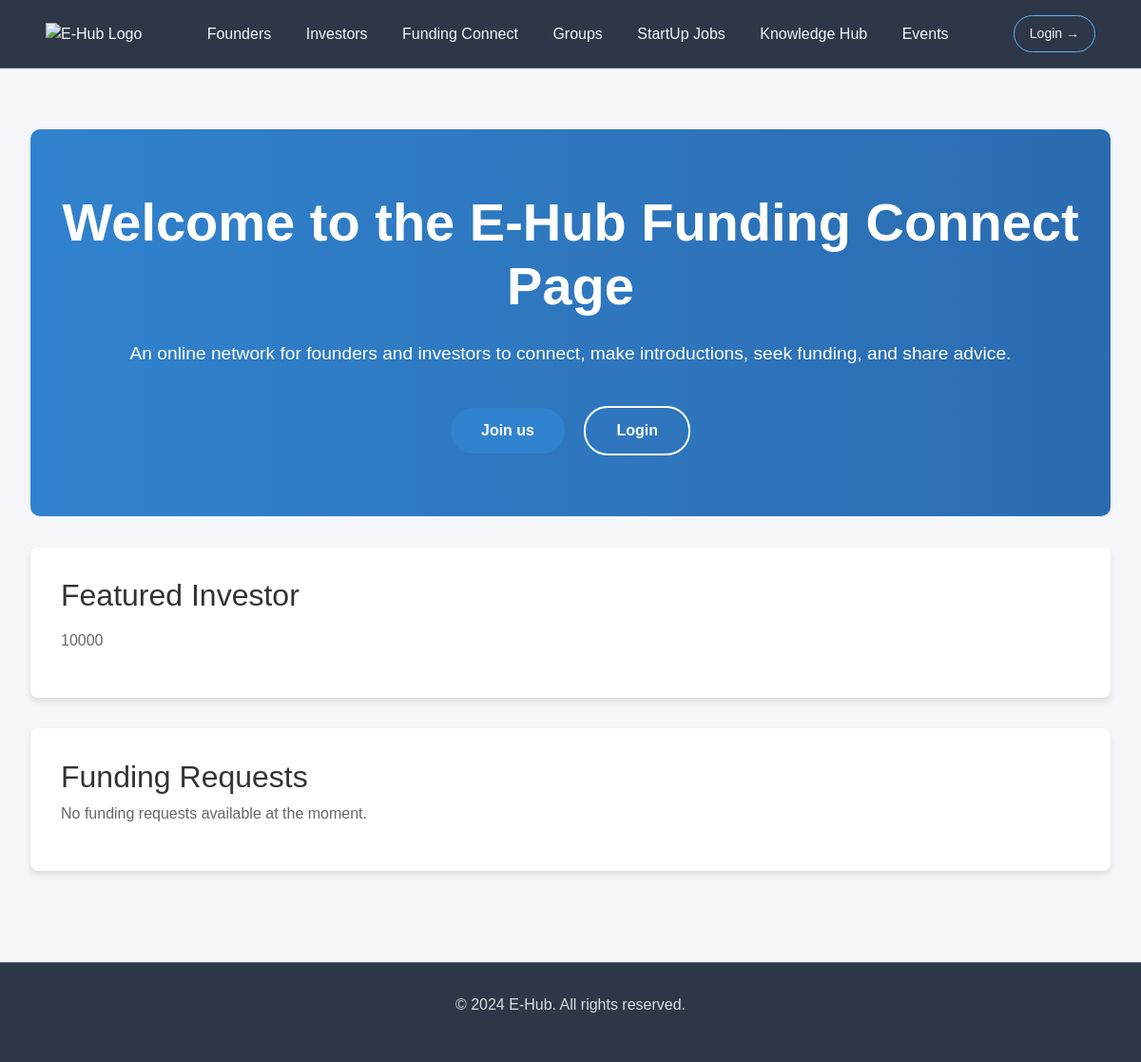
Before: /funding_connect/ with the older database file.
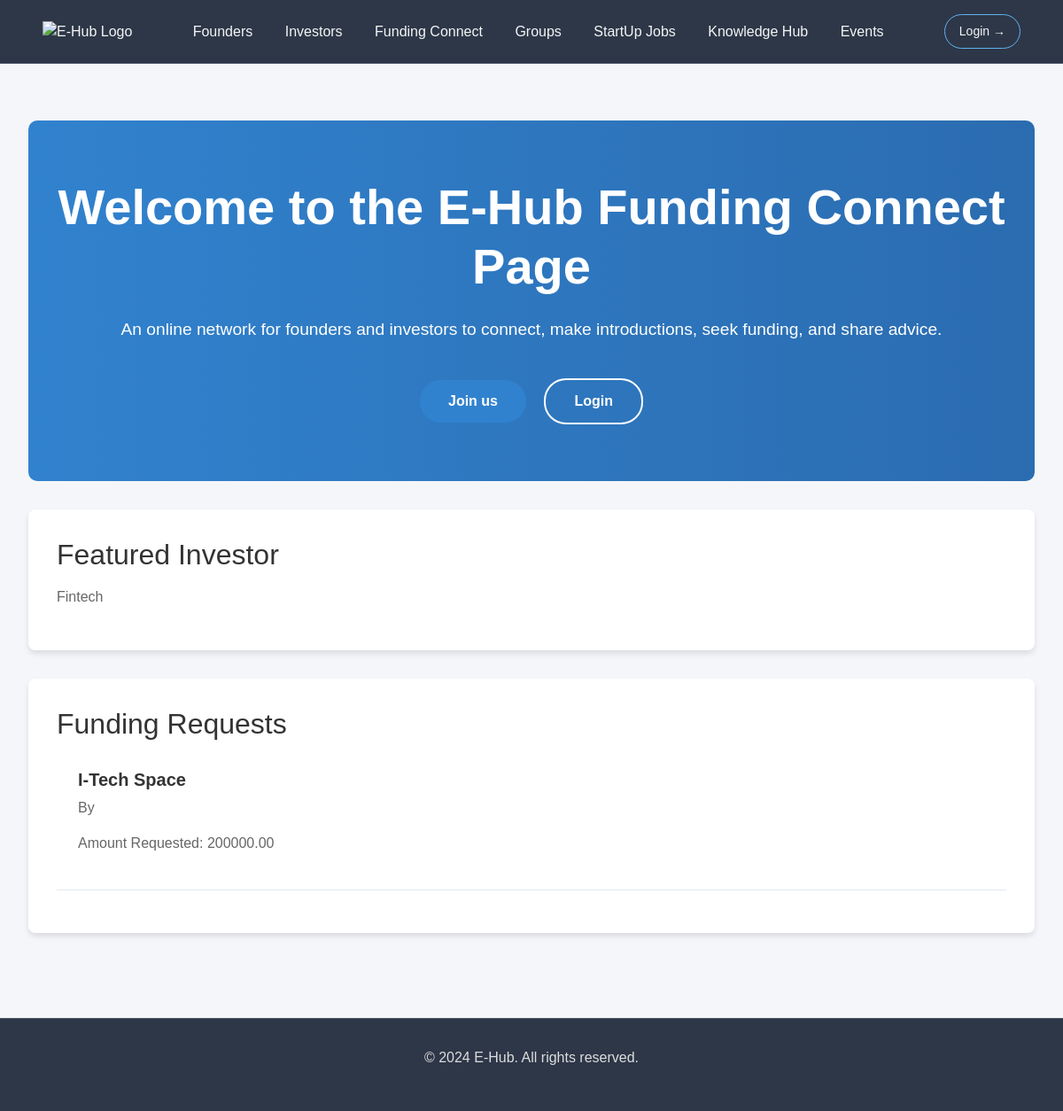
After: the same page with the newer database file.
### myapp/models.py (models this page shows, shortened)
class Investor(models.Model):
    user = models.OneToOneField(settings.AUTH_USER_MODEL, on_delete=models.CASCADE, related_name="investor")
    first_name = models.CharField(max_length=100)
    last_name = models.CharField(max_length=100)
    email = models.EmailField(unique=True)
    phone_number = models.CharField(max_length=15, blank=True, null=True)
    startup_name = models.CharField(max_length=200)
    investment_goal = models.DecimalField(max_digits=10, decimal_places=2)
    date_joined = models.DateTimeField(auto_now_add=True)
    image = models.ImageField(upload_to='investor_images/', blank=True, null=True)
    funding_applications = models.ManyToManyField(
        'FundingApplication', related_name="interested_in_investors", blank=True
    )
    funding_opportunities = models.ManyToManyField(
        'FundingRequest', related_name="interested_investors_set", blank=True
    )

class FundingRequest(models.Model):
    title = models.CharField(max_length=255)
    description = models.TextField()
    amount_requested = models.DecimalField(max_digits=10, decimal_places=2)
    industry = models.ForeignKey(Industry, on_delete=models.CASCADE)
    interested_investors = models.ManyToManyField(
        'Investor', related_name='funding_opportunities_set', blank=True  # updated related_name
    )

### myapp/views.py (the view)
# urls.py: path('funding_connect/', views.index, name='index'),
def index(request):
    featured_investor = Investor.objects.order_by('?').first()  # Get a random featured investor
    funding_requests = FundingRequest.objects.all()[:3]  # Get the latest 3 funding requests
    return render(request, 'funding_connect/index.html', {
        'featured_investor': featured_investor,
        'funding_requests': funding_requests,
    })

### myapp/templates/funding_connect/index.html (shortened to what this page needs)
{% load static %}
<!DOCTYPE html>
<html lang="en">
<head>
    <link href="https://cdn.jsdelivr.net/npm/bootstrap@5.3.0-alpha1/dist/css/bootstrap.min.css" rel="stylesheet">
</head>
<body>
    <header class="nav-bar">
        <div class="logo">
            <a href="{% url 'myapp:home' %}">
                <img src="{% static 'your-logo.png' %}" alt="E-Hub Logo">
            </a>
        </div>
        <div>
            <a href="{% url 'myapp:founders_page' %}">Founders</a>
            <a href="{% url 'myapp:investor_page' %}">Investors</a>
            <a href="{% url 'myapp:index' %}">Funding Connect</a>
            <a href="{% url 'myapp:home_screen' %}">Groups</a>
            <a href="#">StartUp Jobs</a>
            <a href="{% url 'myapp:index_resources' %}">Knowledge Hub</a>
            <a href="#">Events</a>
        </div>
        <a href="{% url 'myapp:login' %}" class="login">Login →</a>
    </header>
    <main>
        <header class="hero-section">
            <h1>Welcome to the E-Hub Funding Connect Page</h1>
            <p>An online network for founders and investors to connect, make introductions, seek funding, and share advice.</p>
            <div>
                <a href="#" class="btn btn-primary btn-lg me-3">Join us</a>
                <a href="{% url 'myapp:login' %}" class="btn btn-outline-dark btn-lg">Login</a>
            </div>
        </header>
        <section class="featured-investor">
            <h2>Featured Investor</h2>
            {% if featured_investor %}
                <div>
                    <p>{{ featured_investor.startup_name }}</p>
                </div>
            {% else %}
                <p>No featured investors found.</p>
            {% endif %}
        </section>
        <section class="funding-requests">
            <h2>Funding Requests</h2>
            <ul>
                {% for request in funding_requests %}
                    <li>
                        <h3>{{ request.title }}</h3>
                        <p>By {{ request.founder }}</p>
                        <p>Amount Requested: {{ request.amount_requested }}</p>
                    </li>
                {% empty %}
                    <p>No funding requests available at the moment.</p>
                {% endfor %}
            </ul>
        </section>
    </main>
    <footer class="footer">
        <p>&copy; 2024 E-Hub. All rights reserved.</p>
    </footer>
</body>
</html>

Changed rows visible on the page:
changed Investor: startup_name "10000" → "Fintech"
added FundingRequest: title "I-Tech Space", amount_requested "200000.00"
Other visible differences:
text no longer shown: "No funding requests available at the moment."
